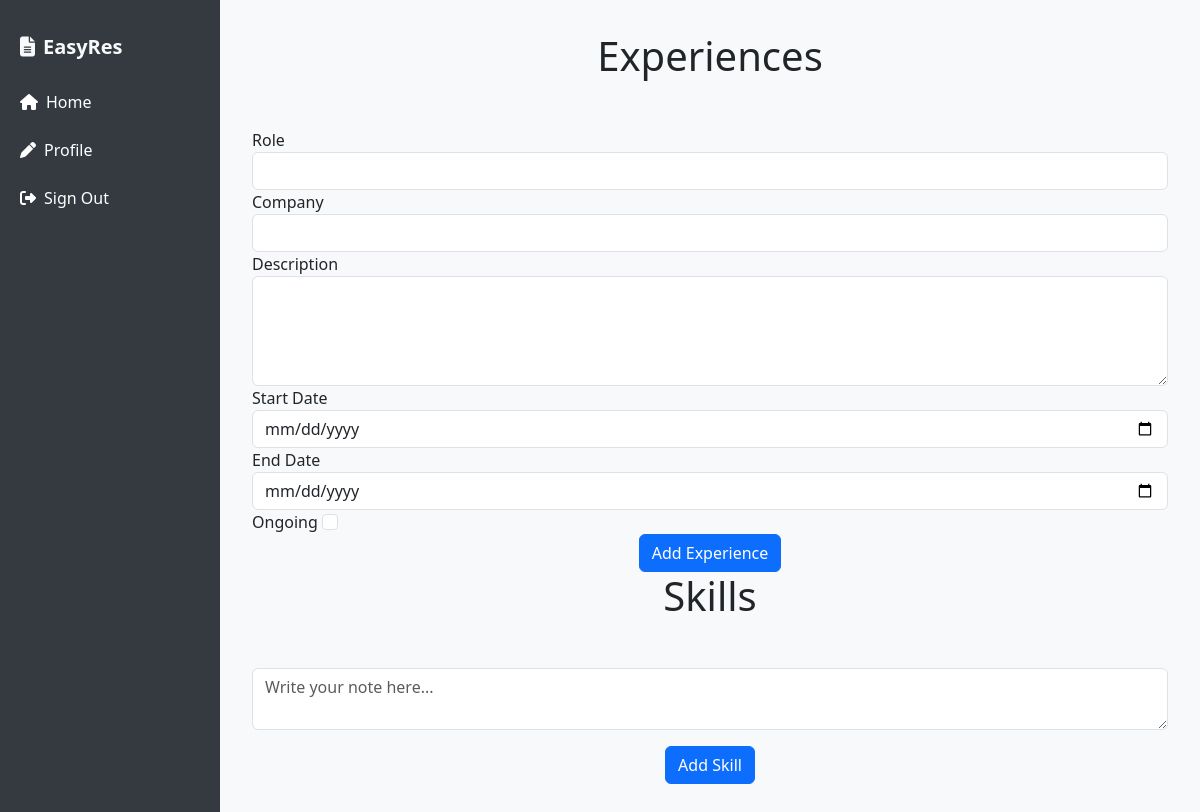
The app's page /profile (signed in), older data.
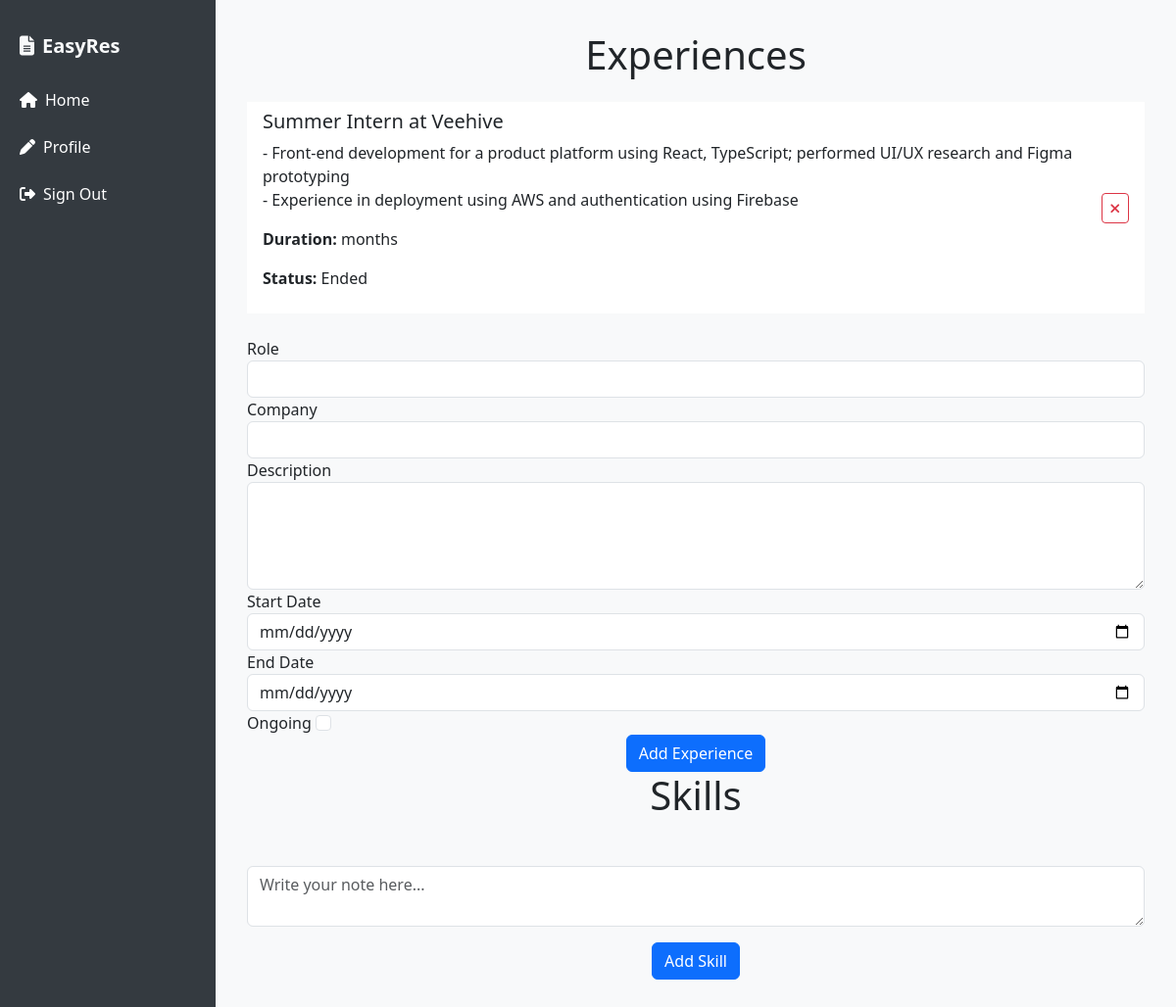
The same page, newer data.
### website/models.py (models this page shows)
class Experiences(db.Model):
    id = db.Column(db.Integer, primary_key=True)
    role = db.Column(db.String(25))
    comp = db.Column(db.String(25))
    desc = db.Column(db.String(500))
    start_date = db.Column(db.String(10), nullable=False)
    end_date = db.Column(db.String(10), nullable=True)
    ongoing = db.Column(db.Boolean, default=False)
    user_id = db.Column(db.Integer, db.ForeignKey('user.id'))

### website/views.py (the view, shortened to what this page needs)
@views.route('/profile', methods=['GET','POST'])
@login_required
def profile():
    return render_template("profile.html", user=current_user)

### website/__init__.py (called while the page is built)
def create_app():
    app = Flask(__name__)
    app.config['SECRET_KEY'] = "development key, need to figure out for production"
    app.config['SQLALCHEMY_DATABASE_URI'] = f'sqlite:///{DB_NAME}'
    db.init_app(app)
    from .views import views
    from .auth import auth
    app.register_blueprint(views, url_prefix='/')
    app.register_blueprint(auth, url_prefix='/')
    from .models import User, Skills
    create_database(app)
    login_manager = LoginManager()
    login_manager.login_view = 'auth.sign_in'
    login_manager.init_app(app)
    @login_manager.user_loader
    def load_user(id):
        return User.query.get(int(id))
    return app

### website/templates/profile.html (shortened to what this page needs)
{% extends "base.html" %} {% block content %}
<h1 class="text-center mb-4">Experiences</h1>
<ul class="list-group list-group-flush" id="experience">
  {% for experience in user.experiences %}
  <li class="list-group-item d-flex justify-content-between align-items-center">
    <div>
      <h5>{{ experience.role }} at {{ experience.comp }}</h5>
      <p style="white-space: pre-wrap">{{ experience.desc }}</p>
      <p><strong>Duration:</strong> {{ experience.duration }} months</p>
      <p>
        <strong>Status:</strong> {% if experience.ongoing %}Ongoing{% else
        %}Ended{% endif %}
      </p>
    </div>
    <button
      type="button"
      class="btn btn-sm btn-outline-danger"
      onClick="deleteExperience('{{ experience.id }}')"
      aria-label="Delete"
    >
      <i class="fa fa-times"></i>
    </button>
  </li>
  {% endfor %}
</ul>
<form method="POST" class="mt-4">
  <div class="form-group">
    <label for="role">Role</label>
    <input type="text" name="role" id="role" class="form-control" required />
  </div>
  <div class="form-group">
    <label for="comp">Company</label>
    <input type="text" name="comp" id="comp" class="form-control" required />
  </div>
  <div class="form-group">
    <label for="desc">Description</label>
    <textarea
      name="desc"
      id="desc"
      class="form-control"
      rows="4"
      required
    ></textarea>
  </div>
  <div class="form-group">
    <label for="start_date">Start Date</label>
    <input
      type="date"
      name="start_date"
      id="start_date"
      class="form-control"
      required
    />
  </div>
  <div class="form-group">
    <label for="end_date">End Date</label>
    <input type="date" name="end_date" id="end_date" class="form-control" />
  </div>
  <div class="form-group">
    <label for="ongoing">Ongoing</label>
    <input
      type="checkbox"
      name="ongoing"
      id="ongoing"
      class="form-check-input"
    />
  </div>
  <div class="text-center">
    <button type="submit" class="btn btn-primary">Add Experience</button>
  </div>
</form>
<h1 class="text-center mb-4">Skills</h1>
<form method="POST" class="mt-4">
  <textarea
    name="skill"
    id="skill"
    class="form-control mb-3"
    placeholder="Write your note here..."
  ></textarea>
  <div class="text-center">
    <button type="submit" class="btn btn-primary">Add Skill</button>
  </div>
</form>
{% endblock %}

### website/templates/base.html (shortened to what this page needs)
<!DOCTYPE html>
<html lang="en">
  <head>
    <link
      href="https://cdn.jsdelivr.net/npm/bootstrap@5.3.5/dist/css/bootstrap.min.css"
      rel="stylesheet"
    />
    <link
      href="https://cdnjs.cloudflare.com/ajax/libs/font-awesome/6.5.0/css/all.min.css"
      rel="stylesheet"
    />
  </head>
  <body>
    {% if show_navbar != false %}
    <nav class="sidebar">
      <div class="nav-title">
        <i class="fa-solid fa-file-lines me-2"></i>EasyRes
      </div>
      <div class="nav flex-column">
        {% if user.is_authenticated %}
        <a href="/home"><i class="fa-solid fa-house me-2"></i>Home</a>
        <a href="/profile"><i class="fa-solid fa-pen me-2"></i>Profile</a>
        <a href="/sign-out"
          ><i class="fa-solid fa-right-from-bracket me-2"></i>Sign Out</a
        >
        {% else %}
        <a href="/sign-in"
          ><i class="fa-solid fa-right-to-bracket me-2"></i>Sign In</a
        >
        <a href="/sign-up"><i class="fa-solid fa-user-plus me-2"></i>Sign Up</a>
        {% endif %}
      </div>
    </nav>
    {% endif %}
    <main class="content">
       {% block content %}{% endblock %}
    </main>
  </body>
</html>

### website/templates/base.html (style rules this page uses)
body { min-height: 100vh; display: flex; font-family: "Segoe UI", Tahoma, Geneva, Verdana, sans-serif; }
.sidebar { min-width: 220px; max-width: 220px; background-color: #343a40; color: white; display: flex; flex-direction: column; padding-top: 1rem; }
.sidebar a { color: white; padding: 0.75rem 1.25rem; text-decoration: none; display: block; transition: background 0.3s; }
.sidebar .nav-title { padding: 1rem 1.25rem; font-size: 1.25rem; font-weight: bold; color: #f8f9fa; }
.content { flex-grow: 1; padding: 2rem; background-color: #f8f9fa; }

Row changes from the older to the newer data that the page shows:
added Experiences: role "Summer Intern", comp "Veehive", desc "- Front-end development for a product platform using React, TypeScript; performed UI/UX research and Figma prototyping - Experience in deployment using AWS and authentication using Firebase", ongoing "Ended"
